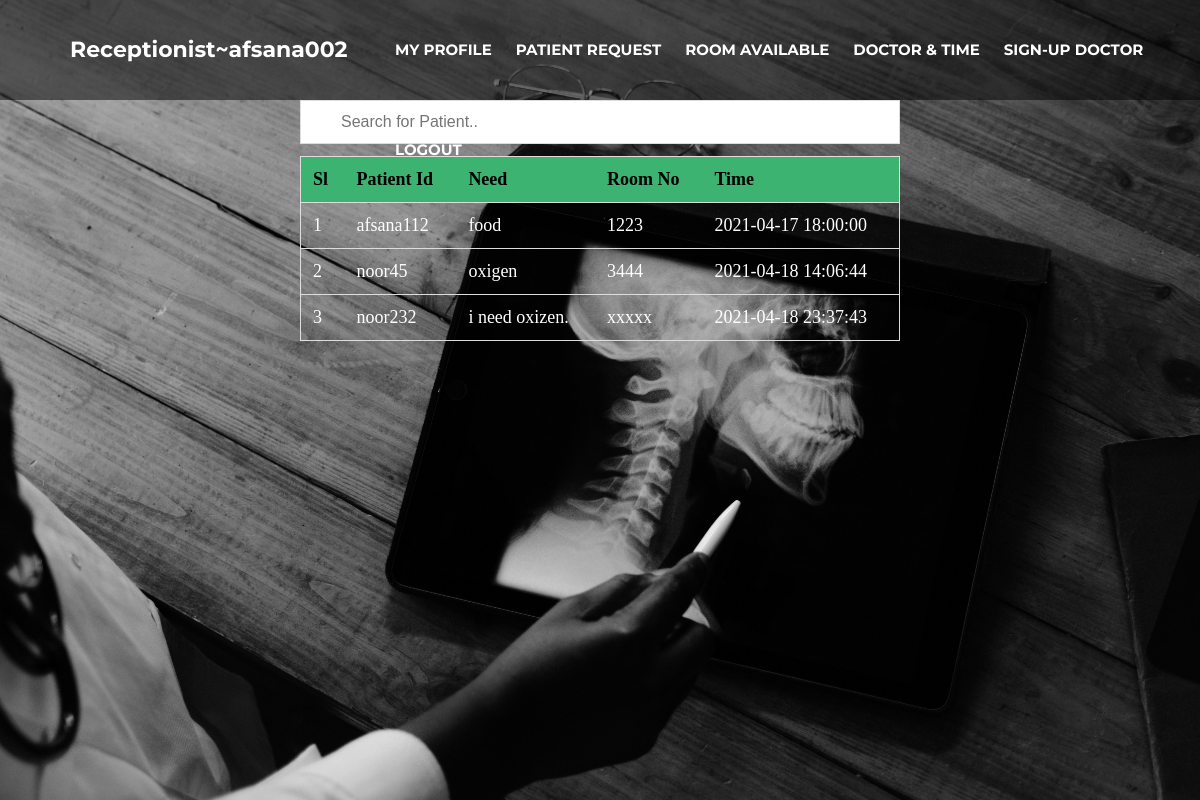
Page /View/PatientRequest.php (signed in) on the committed database.
### tables this page shows
CREATE TABLE `patientreq` (
  `sl` int(11) NOT NULL,
  `patientid` varchar(100) NOT NULL,
  `need` varchar(100) NOT NULL,
  `roomno` varchar(100) NOT NULL,
  `date` timestamp NOT NULL DEFAULT CURRENT_TIMESTAMP
);

### Models/db_connect2.php (called while the page is built, shortened)
<?php
	 $serverName="localhost";
	 $userName="root";
	 $password="";
	 $dbName="patient";
	function get($query)
	{
        $data=array();
		global $serverName,$userName,$password,$dbName;
		$conn = mysqli_connect( $serverName, $userName, $password, $dbName);
        $result=mysqli_query($conn,$query);
        if(mysqli_num_rows($result) > 0)
        {
            while($row = mysqli_fetch_assoc($result))
            {
                $entity=array();
                foreach($row as $k=>$v)
                {
                    $entity[$k] = $row[$k];
                }
                $data[] = $entity;
            }
        }
		return $data;
	}
?>

### Controller/ReceptionistController.php (called while the page is built, shortened)
<?php
  require_once '../Models/db_connect2.php';
 function getpatientreq()
  {
    $query="SELECT * FROM patientreq";
    $product=get($query);
    return $product;
  }
  ?>

### View/PatientRequest.php (the view, shortened to what this page needs)
<?php
include('header/Resheader.php');
require_once ('../Controller/ReceptionistController.php');
$info = getpatientreq();
?>
 <form  method="post" action="" enctype="multipart/form-data">
          <center><input type="text" id="myInput" onkeyup="myFunction()" placeholder="Search for Patient.." title="Type in a name"></center>
<center><table id="myTable">
  <tr class="header">
    <th style="color:black">Sl </th>
    <th style="color:black">Patient Id</th>
<th style="color:black">Need</th>
    <th style="color:black">Room No</th>
	<th style="color:black">Time</th>
  </tr>
  <tbody>
    <?php
      foreach($info as $info)
      {
        echo "<tr>";
        echo "<td>".$info["sl"]."</td>";
        echo "<td>".$info["patientid"]."</td>";
  echo "<td>".$info["need"]."</td>";
echo "<td>".$info["roomno"]."</td>";
            echo "<td>".$info["date"]."</td>";
        echo "</tr>";
      }
    ?>
  </tbody>
</table></center>
            </form>
	</div>
  </body>
</html>

### View/Receptionist.css (style rules this page uses)
* { margin: 0px; padding: 0px; }

### View/PatientRequest.php (style rules this page uses)
* { box-sizing: border-box; }
#myInput { background-image: url('https://www.w3schools.com/css/searchicon.png'); background-position: 10px 10px; background-repeat: no-repeat; width: 50%; font-size: 16px; padding: 12px 20px 12px 40px; border: 1px solid #ddd; margin-bottom: 12px; }
#myTable { border-collapse: collapse; width: 50%; border: 1px solid #ddd; font-size: 18px; color: white; }
#myTable th, #myTable td { text-align: left; padding: 12px; }
#myTable tr { border-bottom: 1px solid #ddd; }
#myTable tr.header, #myTable tr:hover { background-color: mediumseagreen; }

### rows in the picture
patientreq: sl "1", patientid "afsana112", need "food", roomno "1223", date "2021-04-17 18:00:00"
patientreq: sl "2", patientid "noor45", need "oxigen", roomno "3444", date "2021-04-18 14:06:44"
patientreq: sl "3", patientid "noor232", need "i need oxizen.", roomno "xxxxx", date "2021-04-18 23:37:43"

### other values in the picture
$_SESSION["loggedinuser"] "afsana002"
